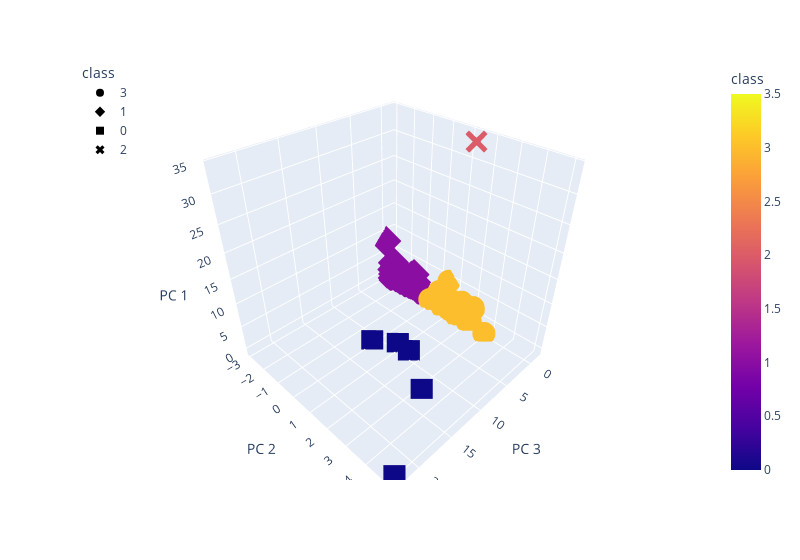

This figure's notebook cell:
### Markdown cell above
### Deliverable 4: Visualizing Cryptocurrencies Results

#### 3D-Scatter with Clusters

### Code cell
# Creating a 3D-Scatter with the PCA data and the clusters
fig = px.scatter_3d(
    clustered_df,
    x="PC 3",
    y="PC 2",
    z="PC 1",
    color="class",
    symbol="class",
    width=800,
    hover_name="CoinName",
    hover_data=["Algorithm"]
)
fig.update_layout(legend=dict(x=0, y=1))
fig.show()

### Figure 1 — Plotly figure (JSON) as saved in the notebook; plotly's stock layout.template omitted (floating-point values rounded to 4 significant figures; data arrays with more than 128 entries replaced by an {"elided": "..."} marker saying what was removed)
{"data": [{"customdata": {"elided": "287x1 str values"}, "hovertemplate": "<b>%{hovertext}</b><br><br>class=%{marker.color}<br>PC 3=%{x}<br>PC 2=%{y}<br>PC 1=%{z}<br>Algorithm=%{customdata[0]}<extra></extra>", "hovertext": {"elided": "287 str values"}, "legendgroup": "3", "marker": {"color": {"elided": "287 int values"}, "coloraxis": "coloraxis", "symbol": "circle"}, "mode": "markers", "name": "3", "scene": "scene", "showlegend": true, "type": "scatter3d", "x": {"elided": "287 float values"}, "y": {"elided": "287 float values"}, "z": {"elided": "287 float values"}}, {"customdata": {"elided": "239x1 str values"}, "hovertemplate": "<b>%{hovertext}</b><br><br>class=%{marker.color}<br>PC 3=%{x}<br>PC 2=%{y}<br>PC 1=%{z}<br>Algorithm=%{customdata[0]}<extra></extra>", "hovertext": {"elided": "239 str values"}, "legendgroup": "1", "marker": {"color": {"elided": "239 int values"}, "coloraxis": "coloraxis", "symbol": "diamond"}, "mode": "markers", "name": "1", "scene": "scene", "showlegend": true, "type": "scatter3d", "x": {"elided": "239 float values"}, "y": {"elided": "239 float values"}, "z": {"elided": "239 float values"}}, {"customdata": [["Proof-of-BibleHash"], ["SHA-256 + Hive"], ["Proof-of-Authority"], ["ECC 256K1"], ["Leased POS"]], "hovertemplate": "<b>%{hovertext}</b><br><br>class=%{marker.color}<br>PC 3=%{x}<br>PC 2=%{y}<br>PC 1=%{z}<br>Algorithm=%{customdata[0]}<extra></extra>", "hovertext": ["BiblePay", "LitecoinCash", "Poa Network", "Acute Angle Cloud", "Waves"], "legendgroup": "0", "marker": {"color": [0, 0, 0, 0, 0], "coloraxis": "coloraxis", "symbol": "square"}, "mode": "markers", "name": "0", "scene": "scene", "showlegend": true, "type": "scatter3d", "x": [9.586, 9.581, 11.5, 12.96, 22.69], "y": [1.551, 0.921, 0.05552, 3.276, 5.05], "z": [-0.1934, -0.3336, -0.3302, -0.3691, -0.4514]}, {"customdata": [["TRC10"]], "hovertemplate": "<b>%{hovertext}</b><br><br>class=%{marker.color}<br>PC 3=%{x}<br>PC 2=%{y}<br>PC 1=%{z}<br>Algorithm=%{customdata[0]}<extra></extra>", "hovertext": ["BitTorrent"], "legendgroup": "2", "marker": {"color": [2], "coloraxis": "coloraxis", "symbol": "x"}, "mode": "markers", "name": "2", "scene": "scene", "showlegend": true, "type": "scatter3d", "x": [-0.2699], "y": [1.563], "z": [34.09]}], "layout": {"coloraxis": {"colorbar": {"title": {"text": "class"}}, "colorscale": [[0, "#0d0887"], [0.1111, "#46039f"], [0.2222, "#7201a8"], [0.3333, "#9c179e"], [0.4444, "#bd3786"], [0.5556, "#d8576b"], [0.6667, "#ed7953"], [0.7778, "#fb9f3a"], [0.8889, "#fdca26"], [1, "#f0f921"]]}, "legend": {"title": {"text": "class"}, "tracegroupgap": 0, "x": 0, "y": 1}, "margin": {"t": 60}, "scene": {"domain": {"x": [0, 1], "y": [0, 1]}, "xaxis": {"title": {"text": "PC 3"}}, "yaxis": {"title": {"text": "PC 2"}}, "zaxis": {"title": {"text": "PC 1"}}}, "width": 800}}
